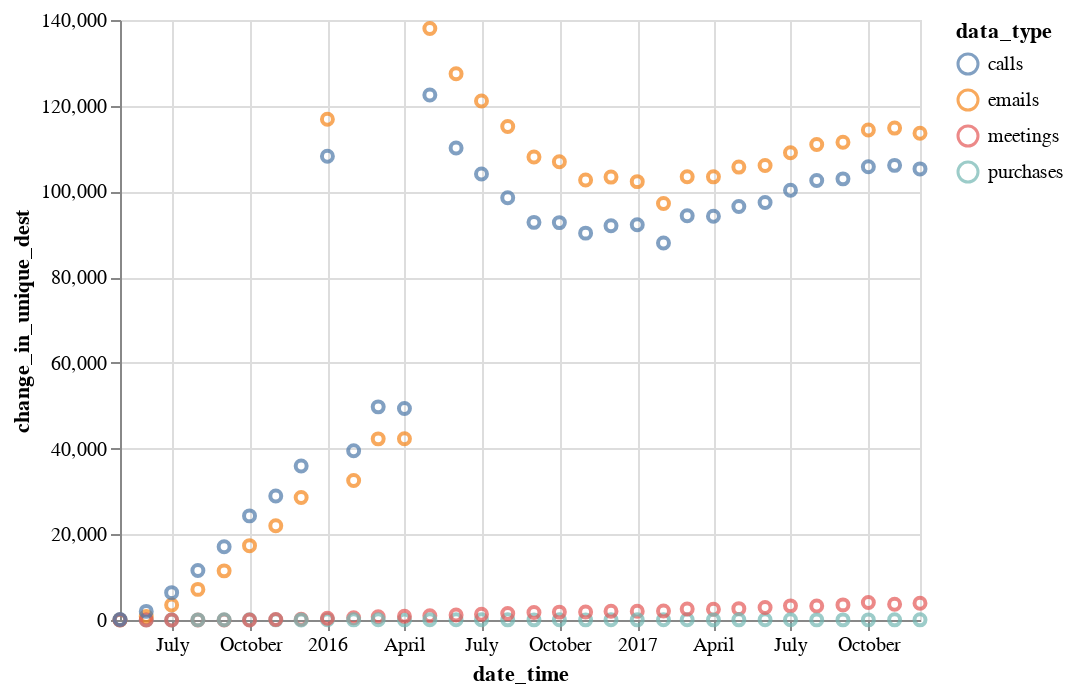

The notebook cell this image was saved under:
### Code cell
alt.Chart(my_data).mark_point().encode(
    x ='date_time:T',
    y='change_in_unique_dest',
    color='data_type'
)

### Figure 1 — Vega-Lite specification as saved in the notebook (floating-point values rounded to 4 significant figures)
{"$schema": "https://vega.github.io/schema/vega-lite/v2.4.3.json", "config": {"view": {"height": 300, "width": 400}}, "data": {"values": [{"Unnamed: 0": 40, "avg_time_between_interactions": 6.441, "change_in_unique_dest": 29, "change_in_unique_source": 41, "data_amount": 278795, "data_type": "emails", "date_time": "2015-05-01", "month_yr": "05/2015", "num_unique_dest": 10491, "num_unique_source": 10769}, {"Unnamed: 0": 72, "avg_time_between_interactions": 115.0, "change_in_unique_dest": 25, "change_in_unique_source": 2448, "data_amount": 15617, "data_type": "purchases", "date_time": "2015-05-01", "month_yr": "05/2015", "num_unique_dest": 63, "num_unique_source": 4834}, {"Unnamed: 0": 104, "avg_time_between_interactions": 104736, "change_in_unique_dest": 5, "change_in_unique_source": 13, "data_amount": 15, "data_type": "meetings", "date_time": "2015-05-01", "month_yr": "05/2015", "num_unique_dest": 5, "num_unique_source": 14}, {"Unnamed: 0": 8, "avg_time_between_interactions": 8.786, "change_in_unique_dest": 133, "change_in_unique_source": 152, "data_amount": 204382, "data_type": "calls", "date_time": "2015-05-01", "month_yr": "05/2015", "num_unique_dest": 10658, "num_unique_source": 10728}, {"Unnamed: 0": 75, "avg_time_between_interactions": 111.3, "change_in_unique_dest": 34, "change_in_unique_source": 7138, "data_amount": 23282, "data_type": "purchases", "date_time": "2015-06-01", "month_yr": "06/2015", "num_unique_dest": 72, "num_unique_source": 10772}, {"Unnamed: 0": 43, "avg_time_between_interactions": 6.016, "change_in_unique_dest": 829, "change_in_unique_source": 1032, "data_amount": 430825, "data_type": "emails", "date_time": "2015-06-01", "month_yr": "06/2015", "num_unique_dest": 25921, "num_unique_source": 26752}, {"Unnamed: 0": 107, "avg_time_between_interactions": 421000.0, "change_in_unique_dest": 4, "change_in_unique_source": 6, "data_amount": 6, "data_type": "meetings", "date_time": "2015-06-01", "month_yr": "06/2015", "num_unique_dest": 4, "num_unique_source": 6}, {"Unnamed: 0": 11, "avg_time_between_interactions": 8.216, "change_in_unique_dest": 2008, "change_in_unique_source": 1962, "data_amount": 315483, "data_type": "calls", "date_time": "2015-06-01", "month_yr": "06/2015", "num_unique_dest": 26402, "num_unique_source": 26464}, {"Unnamed: 0": 46, "avg_time_between_interactions": 5.912, "change_in_unique_dest": 3489, "change_in_unique_source": 3912, "data_amount": 453015, "data_type": "emails", "date_time": "2015-07-01", "month_yr": "07/2015", "num_unique_dest": 41931, "num_unique_source": 43007}, {"Unnamed: 0": 14, "avg_time_between_interactions": 8.11, "change_in_unique_dest": 6386, "change_in_unique_source": 6597, "data_amount": 330263, "data_type": "calls", "date_time": "2015-07-01", "month_yr": "07/2015", "num_unique_dest": 42368, "num_unique_source": 42512}, {"Unnamed: 0": 78, "avg_time_between_interactions": 111.7, "change_in_unique_dest": 18, "change_in_unique_source": 9934, "data_amount": 23978, "data_type": "purchases", "date_time": "2015-07-01", "month_yr": "07/2015", "num_unique_dest": 58, "num_unique_source": 13616}, {"Unnamed: 0": 110, "avg_time_between_interactions": 313400.0, "change_in_unique_dest": 3, "change_in_unique_source": 4, "data_amount": 5, "data_type": "meetings", "date_time": "2015-07-01", "month_yr": "07/2015", "num_unique_dest": 3, "num_unique_source": 4}, {"Unnamed: 0": 49, "avg_time_between_interactions": 5.857, "change_in_unique_dest": 7143, "change_in_unique_source": 7635, "data_amount": 457283, "data_type": "emails", "date_time": "2015-08-01", "month_yr": "08/2015", "num_unique_dest": 57192, "num_unique_source": 58804}, {"Unnamed: 0": 113, "avg_time_between_interactions": 458800.0, "change_in_unique_dest": 4, "change_in_unique_source": 5, "data_amount": 6, "data_type": "meetings", "date_time": "2015-08-01", "month_yr": "08/2015", "num_unique_dest": 4, "num_unique_source": 6}, {"Unnamed: 0": 81, "avg_time_between_interactions": 110.2, "change_in_unique_dest": 29, "change_in_unique_source": 11402, "data_amount": 24299, "data_type": "purchases", "date_time": "2015-08-01", "month_yr": "08/2015", "num_unique_dest": 67, "num_unique_source": 15054}, {"Unnamed: 0": 17, "avg_time_between_interactions": 8.039, "change_in_unique_dest": 11535, "change_in_unique_source": 11719, "data_amount": 333176, "data_type": "calls", "date_time": "2015-08-01", "month_yr": "08/2015", "num_unique_dest": 57231, "num_unique_source": 57330}, {"Unnamed: 0": 20, "avg_time_between_interactions": 8.027, "change_in_unique_dest": 17080, "change_in_unique_source": 17504, "data_amount": 322890, "data_type": "calls", "date_time": "2015-09-01", "month_yr": "09/2015", "num_unique_dest": 69345, "num_unique_source": 69412}, {"Unnamed: 0": 52, "avg_time_between_interactions": 5.831, "change_in_unique_dest": 11466, "change_in_unique_source": 12367, "data_amount": 444527, "data_type": "emails", "date_time": "2015-09-01", "month_yr": "09/2015", "num_unique_dest": 70835, "num_unique_source": 72668}, {"Unnamed: 0": 116, "avg_time_between_interactions": 138500.0, "change_in_unique_dest": 10, "change_in_unique_source": 7, "data_amount": 15, "data_type": "meetings", "date_time": "2015-09-01", "month_yr": "09/2015", "num_unique_dest": 10, "num_unique_source": 10}, {"Unnamed: 0": 84, "avg_time_between_interactions": 110.7, "change_in_unique_dest": 39, "change_in_unique_source": 11949, "data_amount": 23421, "data_type": "purchases", "date_time": "2015-09-01", "month_yr": "09/2015", "num_unique_dest": 74, "num_unique_source": 15513}, {"Unnamed: 0": 87, "avg_time_between_interactions": 110.2, "change_in_unique_dest": 43, "change_in_unique_source": 13225, "data_amount": 24310, "data_type": "purchases", "date_time": "2015-10-01", "month_yr": "10/2015", "num_unique_dest": 71, "num_unique_source": 16680}, {"Unnamed: 0": 119, "avg_time_between_interactions": 230100.0, "change_in_unique_dest": 9, "change_in_unique_source": 10, "data_amount": 12, "data_type": "meetings", "date_time": "2015-10-01", "month_yr": "10/2015", "num_unique_dest": 9, "num_unique_source": 10}, {"Unnamed: 0": 23, "avg_time_between_interactions": 7.94, "change_in_unique_dest": 24294, "change_in_unique_source": 24620, "data_amount": 337336, "data_type": "calls", "date_time": "2015-10-01", "month_yr": "10/2015", "num_unique_dest": 81325, "num_unique_source": 81342}, {"Unnamed: 0": 55, "avg_time_between_interactions": 5.794, "change_in_unique_dest": 17348, "change_in_unique_source": 18782, "data_amount": 462288, "data_type": "emails", "date_time": "2015-10-01", "month_yr": "10/2015", "num_unique_dest": 84210, "num_unique_source": 86342}, {"Unnamed: 0": 90, "avg_time_between_interactions": 110.6, "change_in_unique_dest": 37, "change_in_unique_source": 13293, "data_amount": 23442, "data_type": "purchases", "date_time": "2015-11-01", "month_yr": "11/2015", "num_unique_dest": 73, "num_unique_source": 16620}, {"Unnamed: 0": 58, "avg_time_between_interactions": 5.766, "change_in_unique_dest": 21996, "change_in_unique_source": 23244, "data_amount": 449538, "data_type": "emails", "date_time": "2015-11-01", "month_yr": "11/2015", "num_unique_dest": 95362, "num_unique_source": 97302}, {"Unnamed: 0": 26, "avg_time_between_interactions": 7.898, "change_in_unique_dest": 28934, "change_in_unique_source": 29280, "data_amount": 328179, "data_type": "calls", "date_time": "2015-11-01", "month_yr": "11/2015", "num_unique_dest": 90266, "num_unique_source": 90293}, {"Unnamed: 0": 122, "avg_time_between_interactions": 11720.0, "change_in_unique_dest": 113, "change_in_unique_source": 152, "data_amount": 219, "data_type": "meetings", "date_time": "2015-11-01", "month_yr": "11/2015", "num_unique_dest": 113, "num_unique_source": 191}, {"Unnamed: 0": 125, "avg_time_between_interactions": 6890.0, "change_in_unique_dest": 193, "change_in_unique_source": 267, "data_amount": 382, "data_type": "meetings", "date_time": "2015-12-01", "month_yr": "12/2015", "num_unique_dest": 193, "num_unique_source": 329}, {"Unnamed: 0": 93, "avg_time_between_interactions": 109.5, "change_in_unique_dest": 21, "change_in_unique_source": 14522, "data_amount": 24460, "data_type": "purchases", "date_time": "2015-12-01", "month_yr": "12/2015", "num_unique_dest": 57, "num_unique_source": 17732}, {"Unnamed: 0": 29, "avg_time_between_interactions": 7.878, "change_in_unique_dest": 35937, "change_in_unique_source": 36269, "data_amount": 339990, "data_type": "calls", "date_time": "2015-12-01", "month_yr": "12/2015", "num_unique_dest": 100304, "num_unique_source": 100073}, {"Unnamed: 0": 61, "avg_time_between_interactions": 5.76, "change_in_unique_dest": 28598, "change_in_unique_source": 30271, "data_amount": 465009, "data_type": "emails", "date_time": "2015-12-01", "month_yr": "12/2015", "num_unique_dest": 106987, "num_unique_source": 108924}, {"Unnamed: 0": 64, "avg_time_between_interactions": 109.4, "change_in_unique_dest": 80, "change_in_unique_source": 18071, "data_amount": 24478, "data_type": "purchases", "date_time": "2016-01-01", "month_yr": "01/2016", "num_unique_dest": 80, "num_unique_source": 18071}, {"Unnamed: 0": 96, "avg_time_between_interactions": 3104.0, "change_in_unique_dest": 420, "change_in_unique_source": 725, "data_amount": 862, "data_type": "meetings", "date_time": "2016-01-01", "month_yr": "01/2016", "num_unique_dest": 420, "num_unique_source": 725}, {"Unnamed: 0": 0, "avg_time_between_interactions": 7.88, "change_in_unique_dest": 108196, "change_in_unique_source": 107840, "data_amount": 339906, "data_type": "calls", "date_time": "2016-01-01", "month_yr": "01/2016", "num_unique_dest": 108196, "num_unique_source": 107840}, {"Unnamed: 0": 32, "avg_time_between_interactions": 5.738, "change_in_unique_dest": 116852, "change_in_unique_source": 119169, "data_amount": 466783, "data_type": "emails", "date_time": "2016-01-01", "month_yr": "01/2016", "num_unique_dest": 116852, "num_unique_source": 119169}, {"Unnamed: 0": 34, "avg_time_between_interactions": 5.715, "change_in_unique_dest": 32550, "change_in_unique_source": 34192, "data_amount": 438439, "data_type": "emails", "date_time": "2016-02-01", "month_yr": "02/2016", "num_unique_dest": 122770, "num_unique_source": 124365}, {"Unnamed: 0": 2, "avg_time_between_interactions": 7.852, "change_in_unique_dest": 39486, "change_in_unique_source": 39632, "data_amount": 319085, "data_type": "calls", "date_time": "2016-02-01", "month_yr": "02/2016", "num_unique_dest": 111381, "num_unique_source": 111116}, {"Unnamed: 0": 98, "avg_time_between_interactions": 2213.0, "change_in_unique_dest": 519, "change_in_unique_source": 787, "data_amount": 1123, "data_type": "meetings", "date_time": "2016-02-01", "month_yr": "02/2016", "num_unique_dest": 519, "num_unique_source": 988}, {"Unnamed: 0": 66, "avg_time_between_interactions": 109.9, "change_in_unique_dest": 35, "change_in_unique_source": 13951, "data_amount": 22803, "data_type": "purchases", "date_time": "2016-02-01", "month_yr": "02/2016", "num_unique_dest": 72, "num_unique_source": 17350}, {"Unnamed: 0": 36, "avg_time_between_interactions": 5.735, "change_in_unique_dest": 42265, "change_in_unique_source": 44604, "data_amount": 467041, "data_type": "emails", "date_time": "2016-03-01", "month_yr": "03/2016", "num_unique_dest": 133634, "num_unique_source": 135775}, {"Unnamed: 0": 100, "avg_time_between_interactions": 1738.0, "change_in_unique_dest": 761, "change_in_unique_source": 1063, "data_amount": 1525, "data_type": "meetings", "date_time": "2016-03-01", "month_yr": "03/2016", "num_unique_dest": 761, "num_unique_source": 1319}, {"Unnamed: 0": 68, "avg_time_between_interactions": 109.4, "change_in_unique_dest": 41, "change_in_unique_source": 15414, "data_amount": 24472, "data_type": "purchases", "date_time": "2016-03-01", "month_yr": "03/2016", "num_unique_dest": 78, "num_unique_source": 18564}, {"Unnamed: 0": 4, "avg_time_between_interactions": 7.842, "change_in_unique_dest": 49733, "change_in_unique_source": 49988, "data_amount": 341550, "data_type": "calls", "date_time": "2016-03-01", "month_yr": "03/2016", "num_unique_dest": 121845, "num_unique_source": 121311}, {"Unnamed: 0": 70, "avg_time_between_interactions": 109.4, "change_in_unique_dest": 34, "change_in_unique_source": 14983, "data_amount": 23696, "data_type": "purchases", "date_time": "2016-04-01", "month_yr": "04/2016", "num_unique_dest": 73, "num_unique_source": 18267}, {"Unnamed: 0": 38, "avg_time_between_interactions": 5.711, "change_in_unique_dest": 42307, "change_in_unique_source": 44621, "data_amount": 453899, "data_type": "emails", "date_time": "2016-04-01", "month_yr": "04/2016", "num_unique_dest": 139583, "num_unique_source": 141517}, {"Unnamed: 0": 102, "avg_time_between_interactions": 1329.0, "change_in_unique_dest": 886, "change_in_unique_source": 1342, "data_amount": 1923, "data_type": "meetings", "date_time": "2016-04-01", "month_yr": "04/2016", "num_unique_dest": 886, "num_unique_source": 1687}, {"Unnamed: 0": 6, "avg_time_between_interactions": 7.83, "change_in_unique_dest": 49350, "change_in_unique_source": 49463, "data_amount": 331032, "data_type": "calls", "date_time": "2016-04-01", "month_yr": "04/2016", "num_unique_dest": 125381, "num_unique_source": 125003}, {"Unnamed: 0": 105, "avg_time_between_interactions": 1273.0, "change_in_unique_dest": 1010, "change_in_unique_source": 1813, "data_amount": 2101, "data_type": "meetings", "date_time": "2016-05-01", "month_yr": "05/2016", "num_unique_dest": 1010, "num_unique_source": 1815}, {"Unnamed: 0": 73, "avg_time_between_interactions": 108.0, "change_in_unique_dest": 43, "change_in_unique_source": 16457, "data_amount": 24792, "data_type": "purchases", "date_time": "2016-05-01", "month_yr": "05/2016", "num_unique_dest": 81, "num_unique_source": 19176}, {"Unnamed: 0": 41, "avg_time_between_interactions": 5.701, "change_in_unique_dest": 138020, "change_in_unique_source": 139785, "data_amount": 469781, "data_type": "emails", "date_time": "2016-05-01", "month_yr": "05/2016", "num_unique_dest": 148494, "num_unique_source": 150543}, {"Unnamed: 0": 9, "avg_time_between_interactions": 7.821, "change_in_unique_dest": 122495, "change_in_unique_source": 121631, "data_amount": 342459, "data_type": "calls", "date_time": "2016-05-01", "month_yr": "05/2016", "num_unique_dest": 133103, "num_unique_source": 132304}, {"Unnamed: 0": 44, "avg_time_between_interactions": 5.691, "change_in_unique_dest": 127475, "change_in_unique_source": 128775, "data_amount": 455437, "data_type": "emails", "date_time": "2016-06-01", "month_yr": "06/2016", "num_unique_dest": 152837, "num_unique_source": 154889}, {"Unnamed: 0": 12, "avg_time_between_interactions": 7.795, "change_in_unique_dest": 110150, "change_in_unique_source": 109681, "data_amount": 332513, "data_type": "calls", "date_time": "2016-06-01", "month_yr": "06/2016", "num_unique_dest": 135134, "num_unique_source": 134691}, {"Unnamed: 0": 76, "avg_time_between_interactions": 108.7, "change_in_unique_dest": 44, "change_in_unique_source": 14867, "data_amount": 23846, "data_type": "purchases", "date_time": "2016-06-01", "month_yr": "06/2016", "num_unique_dest": 81, "num_unique_source": 18822}, {"Unnamed: 0": 108, "avg_time_between_interactions": 1058.0, "change_in_unique_dest": 1155, "change_in_unique_source": 2106, "data_amount": 2415, "data_type": "meetings", "date_time": "2016-06-01", "month_yr": "06/2016", "num_unique_dest": 1155, "num_unique_source": 2107}, {"Unnamed: 0": 15, "avg_time_between_interactions": 7.82, "change_in_unique_dest": 104067, "change_in_unique_source": 103926, "data_amount": 342506, "data_type": "calls", "date_time": "2016-07-01", "month_yr": "07/2016", "num_unique_dest": 141884, "num_unique_source": 141734}, {"Unnamed: 0": 79, "avg_time_between_interactions": 109.3, "change_in_unique_dest": 42, "change_in_unique_source": 15262, "data_amount": 24501, "data_type": "purchases", "date_time": "2016-07-01", "month_yr": "07/2016", "num_unique_dest": 79, "num_unique_source": 19412}, {"Unnamed: 0": 47, "avg_time_between_interactions": 5.685, "change_in_unique_dest": 121111, "change_in_unique_source": 122291, "data_amount": 471138, "data_type": "emails", "date_time": "2016-07-01", "month_yr": "07/2016", "num_unique_dest": 160920, "num_unique_source": 162821}, {"Unnamed: 0": 111, "avg_time_between_interactions": 930.8, "change_in_unique_dest": 1323, "change_in_unique_source": 2469, "data_amount": 2872, "data_type": "meetings", "date_time": "2016-07-01", "month_yr": "07/2016", "num_unique_dest": 1323, "num_unique_source": 2470}, {"Unnamed: 0": 18, "avg_time_between_interactions": 7.803, "change_in_unique_dest": 98506, "change_in_unique_source": 98034, "data_amount": 343234, "data_type": "calls", "date_time": "2016-08-01", "month_yr": "08/2016", "num_unique_dest": 146453, "num_unique_source": 145950}, {"Unnamed: 0": 82, "avg_time_between_interactions": 108.6, "change_in_unique_dest": 35, "change_in_unique_source": 15409, "data_amount": 24660, "data_type": "purchases", "date_time": "2016-08-01", "month_yr": "08/2016", "num_unique_dest": 72, "num_unique_source": 19590}, {"Unnamed: 0": 50, "avg_time_between_interactions": 5.68, "change_in_unique_dest": 115159, "change_in_unique_source": 115878, "data_amount": 471527, "data_type": "emails", "date_time": "2016-08-01", "month_yr": "08/2016", "num_unique_dest": 167074, "num_unique_source": 168868}, {"Unnamed: 0": 114, "avg_time_between_interactions": 820.3, "change_in_unique_dest": 1505, "change_in_unique_source": 2730, "data_amount": 3230, "data_type": "meetings", "date_time": "2016-08-01", "month_yr": "08/2016", "num_unique_dest": 1505, "num_unique_source": 2730}, {"Unnamed: 0": 85, "avg_time_between_interactions": 110.0, "change_in_unique_dest": 34, "change_in_unique_source": 15260, "data_amount": 23564, "data_type": "purchases", "date_time": "2016-09-01", "month_yr": "09/2016", "num_unique_dest": 75, "num_unique_source": 19006}, {"Unnamed: 0": 21, "avg_time_between_interactions": 7.837, "change_in_unique_dest": 92782, "change_in_unique_source": 92524, "data_amount": 330734, "data_type": "calls", "date_time": "2016-09-01", "month_yr": "09/2016", "num_unique_dest": 147149, "num_unique_source": 146655}, {"Unnamed: 0": 117, "avg_time_between_interactions": 665.3, "change_in_unique_dest": 1764, "change_in_unique_source": 3328, "data_amount": 3840, "data_type": "meetings", "date_time": "2016-09-01", "month_yr": "09/2016", "num_unique_dest": 1764, "num_unique_source": 3330}, {"Unnamed: 0": 53, "avg_time_between_interactions": 5.69, "change_in_unique_dest": 108048, "change_in_unique_source": 108529, "data_amount": 455505, "data_type": "emails", "date_time": "2016-09-01", "month_yr": "09/2016", "num_unique_dest": 169205, "num_unique_source": 170864}, {"Unnamed: 0": 24, "avg_time_between_interactions": 7.775, "change_in_unique_dest": 92723, "change_in_unique_source": 92604, "data_amount": 344508, "data_type": "calls", "date_time": "2016-10-01", "month_yr": "10/2016", "num_unique_dest": 154110, "num_unique_source": 153651}, {"Unnamed: 0": 88, "avg_time_between_interactions": 108.9, "change_in_unique_dest": 39, "change_in_unique_source": 16020, "data_amount": 24595, "data_type": "purchases", "date_time": "2016-10-01", "month_yr": "10/2016", "num_unique_dest": 74, "num_unique_source": 19912}, {"Unnamed: 0": 120, "avg_time_between_interactions": 635.5, "change_in_unique_dest": 1838, "change_in_unique_source": 3679, "data_amount": 4206, "data_type": "meetings", "date_time": "2016-10-01", "month_yr": "10/2016", "num_unique_dest": 1838, "num_unique_source": 3681}, {"Unnamed: 0": 56, "avg_time_between_interactions": 5.68, "change_in_unique_dest": 106942, "change_in_unique_source": 107577, "data_amount": 471521, "data_type": "emails", "date_time": "2016-10-01", "month_yr": "10/2016", "num_unique_dest": 177668, "num_unique_source": 179016}, {"Unnamed: 0": 91, "avg_time_between_interactions": 108.3, "change_in_unique_dest": 30, "change_in_unique_source": 15939, "data_amount": 23941, "data_type": "purchases", "date_time": "2016-11-01", "month_yr": "11/2016", "num_unique_dest": 67, "num_unique_source": 19549}, {"Unnamed: 0": 123, "avg_time_between_interactions": 613.8, "change_in_unique_dest": 1853, "change_in_unique_source": 3520, "data_amount": 4162, "data_type": "meetings", "date_time": "2016-11-01", "month_yr": "11/2016", "num_unique_dest": 1853, "num_unique_source": 3564}, {"Unnamed: 0": 27, "avg_time_between_interactions": 7.781, "change_in_unique_dest": 90270, "change_in_unique_source": 90032, "data_amount": 333132, "data_type": "calls", "date_time": "2016-11-01", "month_yr": "11/2016", "num_unique_dest": 154747, "num_unique_source": 154009}, {"Unnamed: 0": 59, "avg_time_between_interactions": 5.676, "change_in_unique_dest": 102676, "change_in_unique_source": 103565, "data_amount": 456627, "data_type": "emails", "date_time": "2016-11-01", "month_yr": "11/2016", "num_unique_dest": 179106, "num_unique_source": 180484}, {"Unnamed: 0": 62, "avg_time_between_interactions": 5.662, "change_in_unique_dest": 103344, "change_in_unique_source": 104542, "data_amount": 473082, "data_type": "emails", "date_time": "2016-12-01", "month_yr": "12/2016", "num_unique_dest": 186850, "num_unique_source": 188491}, {"Unnamed: 0": 94, "avg_time_between_interactions": 106.9, "change_in_unique_dest": 41, "change_in_unique_source": 16708, "data_amount": 25056, "data_type": "purchases", "date_time": "2016-12-01", "month_yr": "12/2016", "num_unique_dest": 74, "num_unique_source": 20453}, {"Unnamed: 0": 30, "avg_time_between_interactions": 7.77, "change_in_unique_dest": 91991, "change_in_unique_source": 91842, "data_amount": 344694, "data_type": "calls", "date_time": "2016-12-01", "month_yr": "12/2016", "num_unique_dest": 161178, "num_unique_source": 160726}, {"Unnamed: 0": 126, "avg_time_between_interactions": 559.1, "change_in_unique_dest": 2047, "change_in_unique_source": 4026, "data_amount": 4739, "data_type": "meetings", "date_time": "2016-12-01", "month_yr": "12/2016", "num_unique_dest": 2047, "num_unique_source": 4080}, {"Unnamed: 0": 33, "avg_time_between_interactions": 5.678, "change_in_unique_dest": 102283, "change_in_unique_source": 103771, "data_amount": 471712, "data_type": "emails", "date_time": "2017-01-01", "month_yr": "01/2017", "num_unique_dest": 190218, "num_unique_source": 192125}, {"Unnamed: 0": 97, "avg_time_between_interactions": 513.3, "change_in_unique_dest": 2043, "change_in_unique_source": 4226, "data_amount": 5207, "data_type": "meetings", "date_time": "2017-01-01", "month_yr": "01/2017", "num_unique_dest": 2043, "num_unique_source": 4386}, {"Unnamed: 0": 1, "avg_time_between_interactions": 7.781, "change_in_unique_dest": 92219, "change_in_unique_source": 92276, "data_amount": 344216, "data_type": "calls", "date_time": "2017-01-01", "month_yr": "01/2017", "num_unique_dest": 163879, "num_unique_source": 163455}, {"Unnamed: 0": 65, "avg_time_between_interactions": 109.2, "change_in_unique_dest": 37, "change_in_unique_source": 16662, "data_amount": 24536, "data_type": "purchases", "date_time": "2017-01-01", "month_yr": "01/2017", "num_unique_dest": 76, "num_unique_source": 20220}, {"Unnamed: 0": 67, "avg_time_between_interactions": 108.5, "change_in_unique_dest": 41, "change_in_unique_source": 15469, "data_amount": 22291, "data_type": "purchases", "date_time": "2017-02-01", "month_yr": "02/2017", "num_unique_dest": 78, "num_unique_source": 18569}, {"Unnamed: 0": 3, "avg_time_between_interactions": 7.747, "change_in_unique_dest": 87981, "change_in_unique_source": 87577, "data_amount": 312271, "data_type": "calls", "date_time": "2017-02-01", "month_yr": "02/2017", "num_unique_dest": 156413, "num_unique_source": 155403}, {"Unnamed: 0": 99, "avg_time_between_interactions": 478.4, "change_in_unique_dest": 2089, "change_in_unique_source": 4119, "data_amount": 4994, "data_type": "meetings", "date_time": "2017-02-01", "month_yr": "02/2017", "num_unique_dest": 2089, "num_unique_source": 4297}, {"Unnamed: 0": 35, "avg_time_between_interactions": 5.655, "change_in_unique_dest": 97188, "change_in_unique_source": 98690, "data_amount": 427797, "data_type": "emails", "date_time": "2017-02-01", "month_yr": "02/2017", "num_unique_dest": 183521, "num_unique_source": 184835}, {"Unnamed: 0": 5, "avg_time_between_interactions": 7.739, "change_in_unique_dest": 94335, "change_in_unique_source": 93647, "data_amount": 346099, "data_type": "calls", "date_time": "2017-03-01", "month_yr": "03/2017", "num_unique_dest": 169926, "num_unique_source": 168847}, {"Unnamed: 0": 37, "avg_time_between_interactions": 5.65, "change_in_unique_dest": 103444, "change_in_unique_source": 105250, "data_amount": 474075, "data_type": "emails", "date_time": "2017-03-01", "month_yr": "03/2017", "num_unique_dest": 198498, "num_unique_source": 200209}, {"Unnamed: 0": 69, "avg_time_between_interactions": 108.6, "change_in_unique_dest": 44, "change_in_unique_source": 16985, "data_amount": 24651, "data_type": "purchases", "date_time": "2017-03-01", "month_yr": "03/2017", "num_unique_dest": 80, "num_unique_source": 20410}, {"Unnamed: 0": 101, "avg_time_between_interactions": 414.3, "change_in_unique_dest": 2576, "change_in_unique_source": 4975, "data_amount": 6395, "data_type": "meetings", "date_time": "2017-03-01", "month_yr": "03/2017", "num_unique_dest": 2576, "num_unique_source": 5274}, {"Unnamed: 0": 39, "avg_time_between_interactions": 5.657, "change_in_unique_dest": 103402, "change_in_unique_source": 105011, "data_amount": 458219, "data_type": "emails", "date_time": "2017-04-01", "month_yr": "04/2017", "num_unique_dest": 198541, "num_unique_source": 199728}, {"Unnamed: 0": 7, "avg_time_between_interactions": 7.778, "change_in_unique_dest": 94225, "change_in_unique_source": 93966, "data_amount": 333258, "data_type": "calls", "date_time": "2017-04-01", "month_yr": "04/2017", "num_unique_dest": 168257, "num_unique_source": 167487}, {"Unnamed: 0": 103, "avg_time_between_interactions": 436.3, "change_in_unique_dest": 2516, "change_in_unique_source": 4703, "data_amount": 5909, "data_type": "meetings", "date_time": "2017-04-01", "month_yr": "04/2017", "num_unique_dest": 2516, "num_unique_source": 5036}, {"Unnamed: 0": 71, "avg_time_between_interactions": 109.6, "change_in_unique_dest": 32, "change_in_unique_source": 16539, "data_amount": 23645, "data_type": "purchases", "date_time": "2017-04-01", "month_yr": "04/2017", "num_unique_dest": 76, "num_unique_source": 19732}, {"Unnamed: 0": 42, "avg_time_between_interactions": 5.656, "change_in_unique_dest": 105679, "change_in_unique_source": 107647, "data_amount": 473553, "data_type": "emails", "date_time": "2017-05-01", "month_yr": "05/2017", "num_unique_dest": 205484, "num_unique_source": 207383}, {"Unnamed: 0": 106, "avg_time_between_interactions": 402.2, "change_in_unique_dest": 2652, "change_in_unique_source": 5225, "data_amount": 6586, "data_type": "meetings", "date_time": "2017-05-01", "month_yr": "05/2017", "num_unique_dest": 2652, "num_unique_source": 5622}, {"Unnamed: 0": 74, "avg_time_between_interactions": 108.9, "change_in_unique_dest": 35, "change_in_unique_source": 17236, "data_amount": 24599, "data_type": "purchases", "date_time": "2017-05-01", "month_yr": "05/2017", "num_unique_dest": 75, "num_unique_source": 20503}, {"Unnamed: 0": 10, "avg_time_between_interactions": 7.778, "change_in_unique_dest": 96491, "change_in_unique_source": 96565, "data_amount": 344347, "data_type": "calls", "date_time": "2017-05-01", "month_yr": "05/2017", "num_unique_dest": 174074, "num_unique_source": 173239}, {"Unnamed: 0": 45, "avg_time_between_interactions": 5.649, "change_in_unique_dest": 106045, "change_in_unique_source": 107498, "data_amount": 458859, "data_type": "emails", "date_time": "2017-06-01", "month_yr": "06/2017", "num_unique_dest": 205164, "num_unique_source": 206184}, {"Unnamed: 0": 13, "avg_time_between_interactions": 7.753, "change_in_unique_dest": 97408, "change_in_unique_source": 96974, "data_amount": 334337, "data_type": "calls", "date_time": "2017-06-01", "month_yr": "06/2017", "num_unique_dest": 173091, "num_unique_source": 172100}, {"Unnamed: 0": 77, "avg_time_between_interactions": 109.4, "change_in_unique_dest": 40, "change_in_unique_source": 16907, "data_amount": 23695, "data_type": "purchases", "date_time": "2017-06-01", "month_yr": "06/2017", "num_unique_dest": 82, "num_unique_source": 19924}, {"Unnamed: 0": 109, "avg_time_between_interactions": 332.8, "change_in_unique_dest": 2903, "change_in_unique_source": 5865, "data_amount": 7747, "data_type": "meetings", "date_time": "2017-06-01", "month_yr": "06/2017", "num_unique_dest": 2903, "num_unique_source": 6321}, {"Unnamed: 0": 112, "avg_time_between_interactions": 314.5, "change_in_unique_dest": 3297, "change_in_unique_source": 6462, "data_amount": 8424, "data_type": "meetings", "date_time": "2017-07-01", "month_yr": "07/2017", "num_unique_dest": 3297, "num_unique_source": 6958}, {"Unnamed: 0": 48, "avg_time_between_interactions": 5.644, "change_in_unique_dest": 109036, "change_in_unique_source": 110929, "data_amount": 474550, "data_type": "emails", "date_time": "2017-07-01", "month_yr": "07/2017", "num_unique_dest": 212115, "num_unique_source": 213831}, {"Unnamed: 0": 80, "avg_time_between_interactions": 108.1, "change_in_unique_dest": 39, "change_in_unique_source": 17679, "data_amount": 24786, "data_type": "purchases", "date_time": "2017-07-01", "month_yr": "07/2017", "num_unique_dest": 73, "num_unique_source": 20795}, {"Unnamed: 0": 16, "avg_time_between_interactions": 7.76, "change_in_unique_dest": 100285, "change_in_unique_source": 99979, "data_amount": 345150, "data_type": "calls", "date_time": "2017-07-01", "month_yr": "07/2017", "num_unique_dest": 178859, "num_unique_source": 177941}, {"Unnamed: 0": 115, "avg_time_between_interactions": 311.4, "change_in_unique_dest": 3275, "change_in_unique_source": 6590, "data_amount": 8506, "data_type": "meetings", "date_time": "2017-08-01", "month_yr": "08/2017", "num_unique_dest": 3275, "num_unique_source": 7170}, {"Unnamed: 0": 51, "avg_time_between_interactions": 5.639, "change_in_unique_dest": 110948, "change_in_unique_source": 113431, "data_amount": 474960, "data_type": "emails", "date_time": "2017-08-01", "month_yr": "08/2017", "num_unique_dest": 215639, "num_unique_source": 217342}, {"Unnamed: 0": 19, "avg_time_between_interactions": 7.735, "change_in_unique_dest": 102553, "change_in_unique_source": 102105, "data_amount": 346272, "data_type": "calls", "date_time": "2017-08-01", "month_yr": "08/2017", "num_unique_dest": 181670, "num_unique_source": 180649}, {"Unnamed: 0": 83, "avg_time_between_interactions": 108.4, "change_in_unique_dest": 29, "change_in_unique_source": 17643, "data_amount": 24710, "data_type": "purchases", "date_time": "2017-08-01", "month_yr": "08/2017", "num_unique_dest": 69, "num_unique_source": 20817}, {"Unnamed: 0": 22, "avg_time_between_interactions": 7.748, "change_in_unique_dest": 102933, "change_in_unique_source": 102901, "data_amount": 334552, "data_type": "calls", "date_time": "2017-09-01", "month_yr": "09/2017", "num_unique_dest": 179103, "num_unique_source": 178688}, {"Unnamed: 0": 86, "avg_time_between_interactions": 107.8, "change_in_unique_dest": 34, "change_in_unique_source": 17370, "data_amount": 24036, "data_type": "purchases", "date_time": "2017-09-01", "month_yr": "09/2017", "num_unique_dest": 70, "num_unique_source": 20315}, {"Unnamed: 0": 54, "avg_time_between_interactions": 5.648, "change_in_unique_dest": 111467, "change_in_unique_source": 113162, "data_amount": 458953, "data_type": "emails", "date_time": "2017-09-01", "month_yr": "09/2017", "num_unique_dest": 213720, "num_unique_source": 214632}, {"Unnamed: 0": 118, "avg_time_between_interactions": 282.8, "change_in_unique_dest": 3525, "change_in_unique_source": 6868, "data_amount": 9115, "data_type": "meetings", "date_time": "2017-09-01", "month_yr": "09/2017", "num_unique_dest": 3525, "num_unique_source": 7505}, {"Unnamed: 0": 121, "avg_time_between_interactions": 248.0, "change_in_unique_dest": 4091, "change_in_unique_source": 7970, "data_amount": 10681, "data_type": "meetings", "date_time": "2017-10-01", "month_yr": "10/2017", "num_unique_dest": 4091, "num_unique_source": 8699}, {"Unnamed: 0": 25, "avg_time_between_interactions": 7.772, "change_in_unique_dest": 105776, "change_in_unique_source": 105446, "data_amount": 344610, "data_type": "calls", "date_time": "2017-10-01", "month_yr": "10/2017", "num_unique_dest": 185267, "num_unique_source": 184274}, {"Unnamed: 0": 89, "avg_time_between_interactions": 109.3, "change_in_unique_dest": 29, "change_in_unique_source": 17756, "data_amount": 24500, "data_type": "purchases", "date_time": "2017-10-01", "month_yr": "10/2017", "num_unique_dest": 66, "num_unique_source": 20761}, {"Unnamed: 0": 57, "avg_time_between_interactions": 5.642, "change_in_unique_dest": 114335, "change_in_unique_source": 116443, "data_amount": 474712, "data_type": "emails", "date_time": "2017-10-01", "month_yr": "10/2017", "num_unique_dest": 221053, "num_unique_source": 222178}, {"Unnamed: 0": 28, "avg_time_between_interactions": 7.745, "change_in_unique_dest": 106080, "change_in_unique_source": 105183, "data_amount": 334665, "data_type": "calls", "date_time": "2017-11-01", "month_yr": "11/2017", "num_unique_dest": 183415, "num_unique_source": 181821}, {"Unnamed: 0": 92, "avg_time_between_interactions": 108.0, "change_in_unique_dest": 36, "change_in_unique_source": 17690, "data_amount": 23993, "data_type": "purchases", "date_time": "2017-11-01", "month_yr": "11/2017", "num_unique_dest": 73, "num_unique_source": 20456}, {"Unnamed: 0": 60, "avg_time_between_interactions": 5.646, "change_in_unique_dest": 114779, "change_in_unique_source": 117308, "data_amount": 459078, "data_type": "emails", "date_time": "2017-11-01", "month_yr": "11/2017", "num_unique_dest": 218790, "num_unique_source": 220303}, {"Unnamed: 0": 124, "avg_time_between_interactions": 265.2, "change_in_unique_dest": 3686, "change_in_unique_source": 7443, "data_amount": 9723, "data_type": "meetings", "date_time": "2017-11-01", "month_yr": "11/2017", "num_unique_dest": 3686, "num_unique_source": 8111}, {"Unnamed: 0": 63, "avg_time_between_interactions": 5.648, "change_in_unique_dest": 113563, "change_in_unique_source": 116299, "data_amount": 451557, "data_type": "emails", "date_time": "2017-12-01", "month_yr": "12/2017", "num_unique_dest": 218821, "num_unique_source": 220266}, {"Unnamed: 0": 31, "avg_time_between_interactions": 7.728, "change_in_unique_dest": 105254, "change_in_unique_source": 104428, "data_amount": 330006, "data_type": "calls", "date_time": "2017-12-01", "month_yr": "12/2017", "num_unique_dest": 182911, "num_unique_source": 181420}, {"Unnamed: 0": 95, "avg_time_between_interactions": 108.3, "change_in_unique_dest": 36, "change_in_unique_source": 17233, "data_amount": 23545, "data_type": "purchases", "date_time": "2017-12-01", "month_yr": "12/2017", "num_unique_dest": 71, "num_unique_source": 20128}, {"Unnamed: 0": 127, "avg_time_between_interactions": 240.9, "change_in_unique_dest": 3894, "change_in_unique_source": 7813, "data_amount": 10406, "data_type": "meetings", "date_time": "2017-12-01", "month_yr": "12/2017", "num_unique_dest": 3894, "num_unique_source": 8561}]}, "encoding": {"color": {"field": "data_type", "type": "nominal"}, "x": {"field": "date_time", "type": "temporal"}, "y": {"field": "change_in_unique_dest", "type": "quantitative"}}, "mark": "point"}
